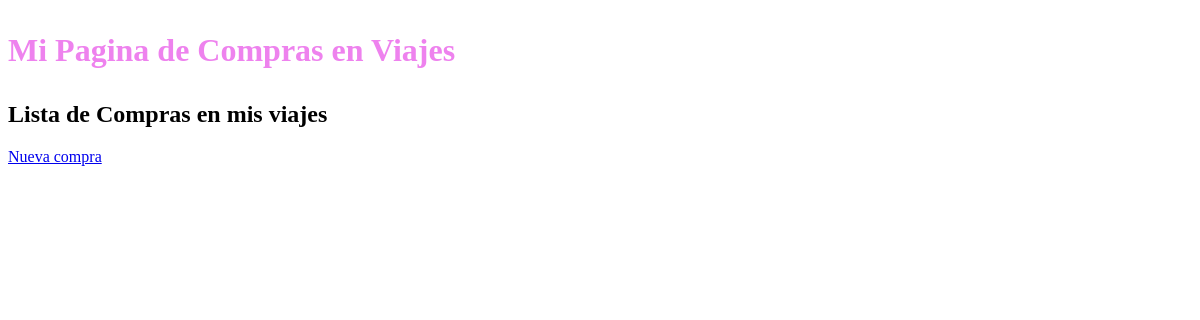
/panel-compras/, run on an earlier commit of the app's database.
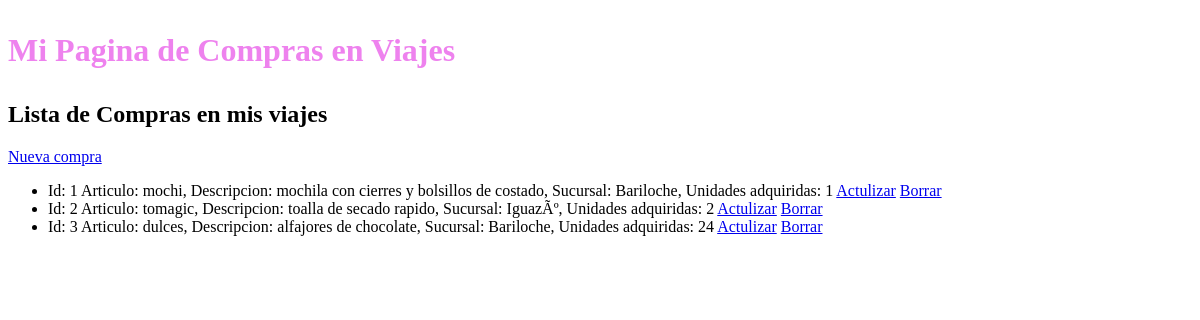
And on a later commit of the database.
### ejemplo/models.py (models this page shows, shortened)
class Compras(models.Model):
    articulo = models.CharField(max_length=100)
    descripcion = models.CharField(max_length=300)
    sucursal = models.CharField(max_length=300)
    unidades = models.IntegerField()

### ejemplo/views.py (the view)
# urls.py: path('panel-compras/', mostrar_compras),
def mostrar_compras(request):
    lista_compras = Compras.objects.all()
    return render(request, "ejemplo/compras.html", {"lista_compras": lista_compras})

### ejemplo/templates/ejemplo/compras.html
{% extends 'ejemplo/base_compras.html' %}
{%block titulo %}
Lista de Compras en mis viajes
{% endblock %}
{%block contenido%}
    <a href="/panel-compras/alta">Nueva compra</a>
    <ul>
    {% for compras in lista_compras %}
        <li>
            Id: {{compras.id}} Articulo: {{compras.articulo}}, Descripcion: {{compras.descripcion}}, Sucursal: {{compras.sucursal}}, Unidades adquiridas: {{compras.unidades}}
            <a href="/panel-compras/actualizar/{{ compras.id }}">Actulizar</a>
            <a href="/panel-compras/borrar/{{ compras.id }}">Borrar</a>
        </li>
    {% endfor %}
    </ul>
{% endblock %}

What changed in the data, as far as the page shows it:
added Compras: id "1", articulo "mochi", descripcion "mochila con cierres y bolsillos de costado", sucursal "Bariloche", unidades "1"
added Compras: id "2", articulo "tomagic", descripcion "toalla de secado rapido", sucursal "IguazÃº", unidades "2"
added Compras: id "3", articulo "dulces", descripcion "alfajores de chocolate", sucursal "Bariloche", unidades "24"
